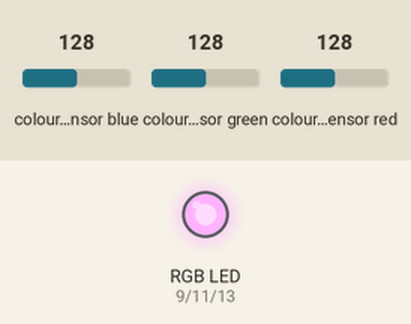
Recording of a sketch running on a simulated Arduino Uno, built with avr-gcc and run on an emulated ATmega328P. Parts: an RGB LED mixed from three pins (HIGH = lit). Wiring (inferred from the names in the program): TCS3200 colour sensor: output pin 4; S2 pin 7; S3 pin 8. The test bench sets the inputs (shaded band); at power-on: colour sensor blue 128, colour sensor green 128, colour sensor red 128. Pins used as bus, display or sensor lines are not drawn; what the sketch prints to the serial monitor is not drawn.

Above: at 0.3 s.
Timing chart, 0 to 1.8 s (numbered marks = the images above):
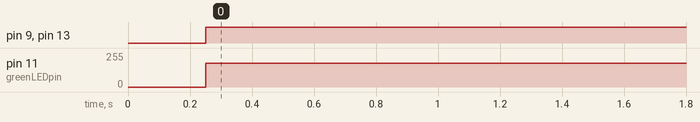

Measured:
- by itself, pin 9 (redLEDpin), pin 13 (blueLEDpin): LOW → HIGH at 0.25 s
- by itself, pin 11 (greenLEDpin): 0/255 → 179/255 at 0.25 s

The sketch:

RGB_LED_and_Color_Sensor_Reading_Mixture_of_RGB_Colors.ino
```cpp
        //*****************16. COLOR SENSOR READING MIXTURE OF COLORS FROM COLOR-CARDS USING THE RGB LED******************


               /**
                      -BLINKING THE LED WITH A MIXTURE OF AMPLIFIED COLOR STRENGTH AS READ BY THE SENSOR
                      -WE MAKE USE OF THE CONDITIONAL LOOPS
                      -PLACING A COLOR CARD INFRONT OF THE SENSOR AND AMPLIFYING THE STRONGEST COLOR TO 255 AND
                       ATTENUATING THE WEAKEST COLOR TO 0 AND INITIALIZING THE LESS STRONGEST COLOR TO HALF ITS VALUE.
                       THE LED BLINKS WITH THE RESULTANT OF THE AMPLIFIED COLOR STRENGTHS.

                       CONSIDER THE PROGRAM CODE BELOW
               **/


        int redLEDpin = 9;            //variable for red LED pin of the RGB LED
        int greenLEDpin = 11;         //variable for green LED pin of the RGB LED
        int blueLEDpin = 13;          //variable for blue LED pin of the RGB LED

         int S2 = 7;                  //color sensor pin S2 to arduino pin 7
         int S3 = 8;                  //color sensor pin S2 to arduino pin 8

         int outPin =4;               //color sensor OUT to arduino pin 4

         unsigned int pulseWidth;     //to hold pulse width time in ms

         int rColorStrength;
         int gColorStrength;
         int bColorStrength;
                                       //variables to hold defined LEDs color strengths

         void setup()
         {
               Serial.begin(9600);
                                      //serial port turned ON with baude rate set as 9600
               pinMode(redLEDpin, OUTPUT);
                                      //red LED pin action defined as output
               pinMode(greenLEDpin, OUTPUT);
                                      //green LED pin action defined as output
               pinMode(blueLEDpin, OUTPUT);
                                      //blue LED pin action defined as output


               pinMode(S2, OUTPUT);
                                      //S2 sensor pin action defined as output
               pinMode(S3, OUTPUT);
                                      //S3 sensor pin action defined as output
               pinMode(outPin, INPUT);
                                      //S3 sensor out pin action defined as input
         }

         void loop()
         {
                                      //reading external color components using the sensor
                                      //set pins S2 and S3 using the table provided in ProjectCct15a.png

                                      //Reading the RED component of the color
                                      //S2 and S3 pins powered LOW
               digitalWrite(S2, LOW);
               digitalWrite(S3, LOW);
                                       //This combination lights up the red LED
               pulseWidth = pulseIn(outPin, LOW);
                                       //measures the length of a pulse in ms

               rColorStrength = (pulseWidth / 400) - 1;
                                       //scaling down pulse width read value to more std scale 0-255
               rColorStrength = 255 - rColorStrength;
                                       //color strength value for the red LED in fixed format
                                       //large value denotes a stronger color


                                      //Reading the GREEN component of the color
                                      //S2 and S3 pins powered HIGH
               digitalWrite(S2, HIGH);
               digitalWrite(S3, HIGH);
                                       //This combination lights up the GREEN LED
               pulseWidth = pulseIn(outPin, LOW);
                                       //measures the length of a pulse in ms

               gColorStrength = (pulseWidth / 400) - 1;
                                       //scaling down pulse width read value to more std scale 0-255
               gColorStrength = 255 - gColorStrength;
                                       //color strength value for the GREEN LED in fixed format
                                       //large value denotes a stronger color


                                      //Reading the BLUE component of the color
                                      //S2 and S3 pins powered LOW and HIGH respectively
               digitalWrite(S2, LOW);
               digitalWrite(S3, HIGH);
                                       //This combination lights up the BLUE LED
               pulseWidth = pulseIn(outPin, LOW);
                                       //measures the length of a pulse in ms

               bColorStrength = (pulseWidth / 400) - 1;
                                       //scaling down pulse width read value to more std scale 0-255
               bColorStrength = 255 - bColorStrength;
                                       //color strength value for the BLUE LED in fixed format
                                       //large value denotes a stronger color


               Serial.print(rColorStrength);
               Serial.print(" , ");
               Serial.print(gColorStrength);
               Serial.print(" , ");
               Serial.println(bColorStrength);
               Serial.print(" ");
                                        //prints out the color strengths

               delay(250);              //delays the printing process by 250 ms


               if((rColorStrength > gColorStrength) && (gColorStrength > bColorStrength))
               {
                     rColorStrength = 255;
                     gColorStrength /= 2;                //initializes the read color strength to its half
                     bColorStrength = 0;
                                                          //color strengths amplified

               }
               if((rColorStrength > bColorStrength) && (bColorStrength > gColorStrength))
               {
                     rColorStrength = 255;
                     bColorStrength /= 2;                //initializes the read color strength to its half
                     gColorStrength = 0;
                                                          //color strengths amplified
               }

               if((gColorStrength > rColorStrength) && (rColorStrength > bColorStrength))
               {
                     gColorStrength = 255;
                     rColorStrength /= 2;                //initializes the read color strength to its half
                     bColorStrength = 0;
                                                          //color strengths amplified

               }
               if((gColorStrength > bColorStrength) && (bColorStrength > rColorStrength))
               {
                     gColorStrength = 255;
                     bColorStrength /= 2;                //initializes the read color strength to its half
                     rColorStrength = 0;
                                                          //color strengths amplified

               }

               if((bColorStrength > rColorStrength) && (rColorStrength > gColorStrength))
               {
                     bColorStrength = 255;
                     rColorStrength /= 2;                //initializes the read color strength to its half
                     gColorStrength = 0;
                                                          //color strengths amplified
               }
               if((bColorStrength > gColorStrength) && (gColorStrength > rColorStrength))
               {
                     bColorStrength = 255;
                     gColorStrength /= 2;                //initializes the read color strength to its half
                     rColorStrength = 0;
                                                          //color strengths amplified
               }


                     bColorStrength *= .5;                           //blue color strength amplified to much lower value
                     gColorStrength *= .7;                           //green color strength also  amplified to lower value
                     analogWrite(redLEDpin, rColorStrength);        //powers the RED LED pin to the defined potential
                     analogWrite(greenLEDpin, gColorStrength);      //powers the GREEN LED pin to the defined potential
                     analogWrite(blueLEDpin, bColorStrength);       //powers the BLUE LED pin to the defined potential

         }
```
